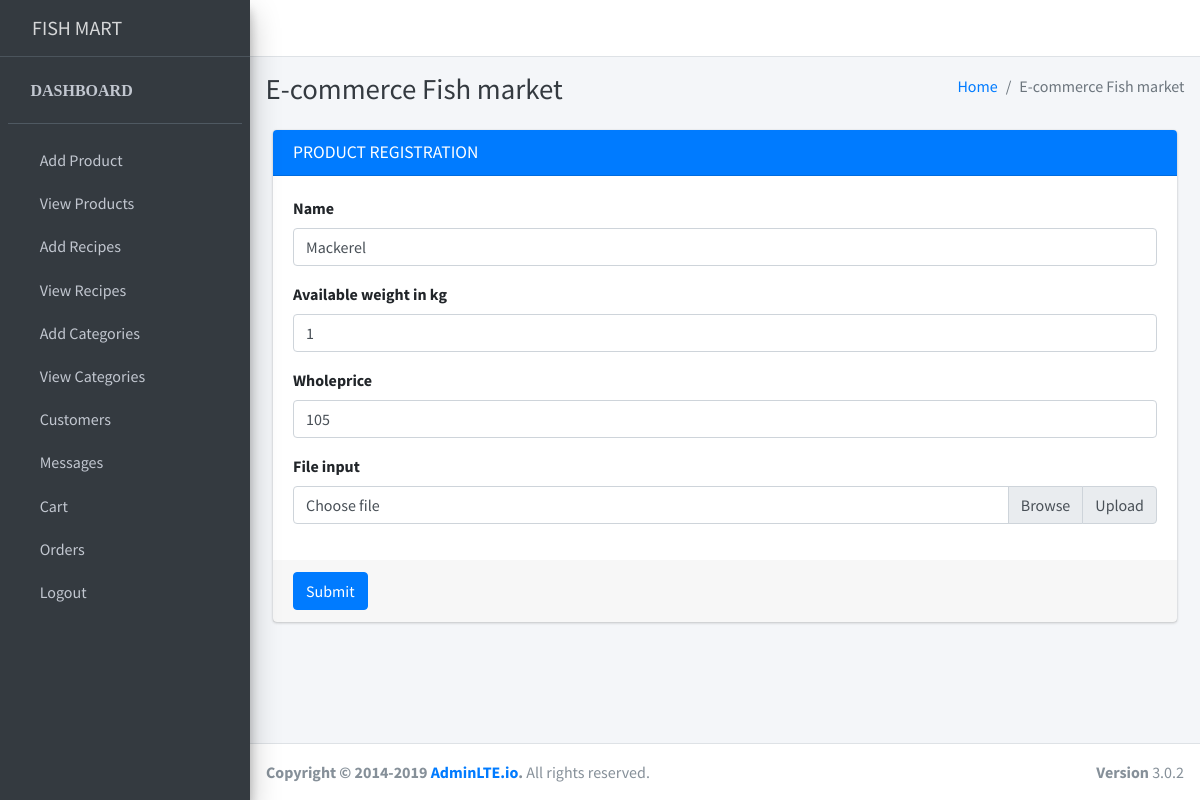
The page /editproducts/1 on the database its author committed.
### myapp/models.py (models this page shows)
class products_db(models.Model):
    name = models.CharField(max_length=50)
    weight = models.CharField(max_length=50)
    categ=models.CharField(max_length=10,null=True,blank=True)
    price = models.CharField(max_length=50)
    image = models.ImageField(upload_to='productimage/')

### myapp/views.py (the view)
# urls.py: path('editproducts/<int:dataid>',views.editproducts,name='editproducts'),
def editproducts(request,dataid):
    data=products_db.objects.filter(id=dataid)
    return render(request,'editproduct.html',{'data':data})

### myapp/templates/editproduct.html (shortened to what this page needs)
{% extends 'base.html' %}
{% block content %}
<div class="container-fluid">
  <div class="row">
    <div class="col-md-12">
      <div class="card card-primary">
        <div class="card-header">
          <h3 class="card-title">PRODUCT REGISTRATION</h3>
        </div>
        {% for da in data %}
        <form role="form" method='POST' action="{% url 'updateproducts' dataid=da.id %}">
          <div class="card-body">
            <div class="form-group">
              <label for="exampleInputEmail1">Name</label>
              <input type="text" class="form-control" id="exampleInputEmail1" name="name" value="{{da.name}}">
            </div>
            <div class="form-group">
              <label for="exampleInputEmail1">Available weight in kg</label>
              <input type="text" class="form-control" id="exampleInputEmail1" name="weight" value="{{da.weight}}" >
            </div>
            <div class="form-group">
              <label for="exampleInputPassword1">Wholeprice</label>
              <input type="text" class="form-control" id="exampleInputPassword1" name="price" value="{{da.price}}">
            </div>
            <div class="form-group">
              <label for="exampleInputFile">File input</label>
              <div class="input-group">
                <div class="custom-file">
                  <label class="custom-file-label" for="exampleInputFile">Choose file</label>
                </div>
                <div class="input-group-append">
                  <span class="input-group-text" id="">Upload</span>
                </div>
              </div>
            </div>
          </div>
          <div class="card-footer">
            <button type="submit" class="btn btn-primary">Submit</button>
          </div>
        </form>
        {% endfor %}
      </div>
{% endblock %}

### rows shown on the page
products_db: name "Mackerel", weight "1", price "105"
